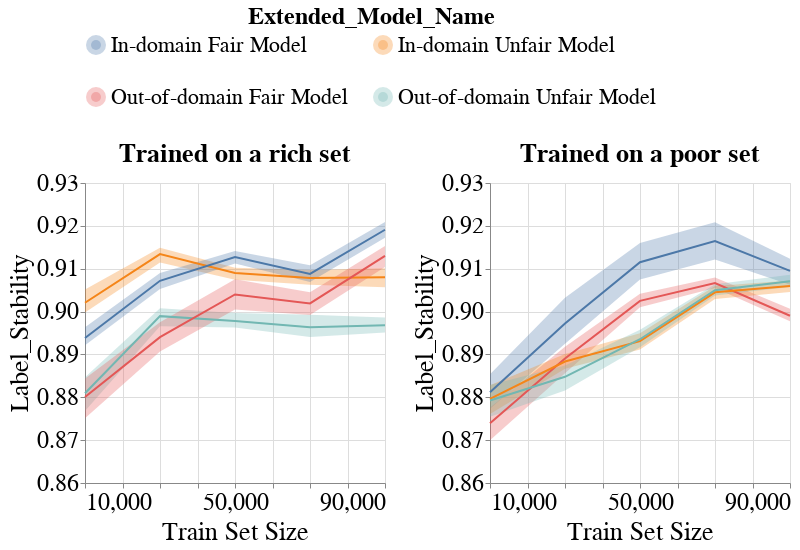

Notebook code for this chart:
### Code cell
create_group_metric_line_bands_per_dataset_plot(metrics_per_exp_dct=metrics_per_exp_dct,
                                                experiment_names=EXPERIMENT_NAMES,
                                                model_name=MODEL_NAMES[0],
                                                metric_type='subgroup',
                                                metric_name='Label_Stability',
                                                group_name='overall',
                                                ylim=[0.86, 0.93],
                                                with_band=True)
